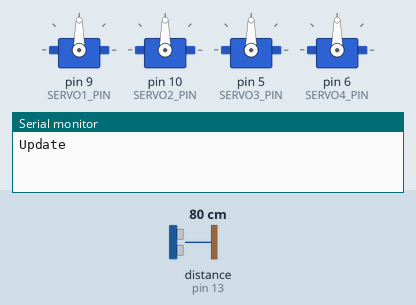
The sketch below on a simulated Arduino Uno, built with avr-gcc and run on an emulated ATmega328P. Parts: 4 × servo, the last lines printed to the serial monitor. The inputs (shaded band) are chosen by the test bench; at power-on: distance to the obstacle (sensor on pin 13) 80 cm. The echo pulse lasts 58.3 µs per cm.

Above: at 0.1 s.
At 20.2 s:
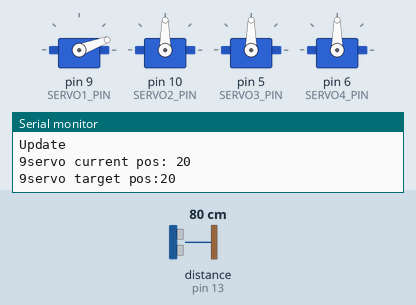
At 38.3 s:
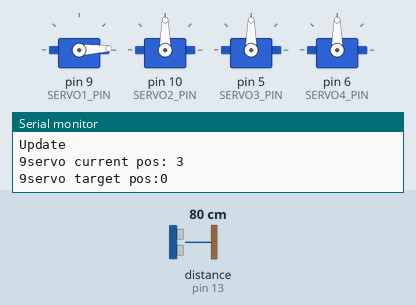
Timing chart, 0 to 40.0 s (numbered marks = the images above):
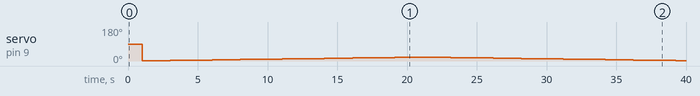

The sketch:

ServoArm.ino
```cpp
#include <Wire.h>
#include <Servo.h>
#include <Adafruit_PWMServoDriver.h>
#include <Ultrasonic.h>


/**************************
*
* Setup a two servo tentacle arm to trigger on a approaching pwm signal
*
*
*/

//********** PINOUT **************
//
#define TRIG_PIN 12
#define ECHO_PIN 13
#define SCL_PIN 5  // Useless but documentation
#define SDA_PIN 5  // Useless but documentation
#define SERVO1_PIN 9
#define SERVO2_PIN 10
#define SERVO3_PIN 5
#define SERVO4_PIN 6

//********** Ultrasonic **************
//
Ultrasonic ultrasonic(12, 13);
long lastSonicRange = 0;

//********** Servo **************
//
Servo Servo1;
Servo Servo2;
Servo Servo3;
Servo Servo4;

class AsyncServo
{
  Servo *aServo; // pointer to servo object
  int pin;

  public: int targetPosition;
  int currentPosition;
  int moveIncrement;
  public: bool finishedMove = false;

  int updateInterval;
  unsigned long lastUpdate;

  public: AsyncServo(Servo *Driver, int Pin, int Interval, int Speed, int tPos, int cPos){
    aServo = Driver;
    pin = Pin;
    updateInterval = Interval;
    targetPosition = tPos;
    currentPosition = cPos;
    moveIncrement = Speed;
  }

  void Update() {
    Serial.println("Update");
    if ((millis() - lastUpdate) > updateInterval) {
      lastUpdate = millis();
      if (currentPosition < targetPosition) {
        currentPosition += moveIncrement;
        aServo->write(currentPosition);
      } else if (currentPosition > targetPosition) {
        currentPosition -= moveIncrement;
        aServo->write(currentPosition);
      } else if (currentPosition == targetPosition){
        Serial.println("finishedMove");
        finishedMove = true;
      }
      Serial.print(pin);
      Serial.print("servo current pos: ");
      Serial.println(currentPosition);
      Serial.print(pin);
      Serial.print("servo target pos:");
      Serial.println(targetPosition);
    }
  }

  int getCurPos(){
    return currentPosition;
  }

  void setSpeed(int newSpeed){
    moveIncrement = newSpeed;
  }

  void goToPos(int newPos){
    targetPosition = newPos;
  }

  void newMove(int newPos, int newSpeed){
    Serial.print("finished Move: ");
    Serial.println(finishedMove);
    finishedMove = false;
    Serial.print("finished Move: ");
    Serial.println(finishedMove);
    moveIncrement = newSpeed;
    Serial.print("New Move Increment: ");
    Serial.println(moveIncrement);
    targetPosition = newPos;
    Serial.print("New Target: ");
    Serial.println(targetPosition);
  }
};

AsyncServo servo1(&Servo1, SERVO1_PIN, 1, 1, 20, 0);
//AsyncServo servo2(&Servo2, SERVO2_PIN, 1, 1, 0, 0);
//AsyncServo servo3(&Servo3, SERVO3_PIN, 3, 3, 10, 0);
//AsyncServo servo4(&Servo4, SERVO4_PIN, 3, 3, 10, 0);


int motionStep = 0;
bool firstMove = true;
// Initialize at the default i2c address, we are only using one expander
//Adafruit_PWMServoDriver pwm = Adafruit_PWMServoDriver();

void setup() {
  // put your setup code here, to run once:
  Serial.begin(115200);
  //Setup Servo Driver
  Servo1.attach(SERVO1_PIN);
  Servo2.attach(SERVO2_PIN);
  Servo3.attach(SERVO3_PIN);
  Servo4.attach(SERVO4_PIN);
    //Setup Arm Parameters
  ultrasonic.setTimeout(40000UL);
  //Setup Ultrasonic Sensor
  //pinMode(LED_BUILTIN, OUTPUT);
  pinMode(SERVO1_PIN, OUTPUT);
}

void loop() {
  // put your main code here, to run repeatedly:

  //Arm.setJointPos(0, newJointPos);
  //Arm.setJointPos(1, newJointPos);
  //newJointPos += 10;
  servo1.Update();
  //servo2.Update();
  come(servo1);
  //come(Servo2);
  sonicDirection(ultrasonic.read());
  //if (newJointPos >= 175) {
  //  newJointPos = 15;
  //}

  delay(1000);
}

// Returns 0,1,2 if the range is decreasing, stable, increasing
int sonicHysterisis = 20;
int sonicDirection(long reading){
  //Serial.println(reading);
  if(reading <= (lastSonicRange - sonicHysterisis)){
    //Serial.println("Range Decreasing");
    lastSonicRange = reading;
    return 0;
  }else if(reading >= lastSonicRange + sonicHysterisis){
    //Serial.println("Range increasing");
    lastSonicRange = reading;
    return 2;
  }else {
    //Serial.println("Range stable");
    lastSonicRange = reading;
    return 1;
  }
  lastSonicRange = reading;
}


void come(AsyncServo& movingServo1){//}, AsyncServo movingServo2) {
  int servo1_Move[] =   {0, 180, 0, 180};
  int servo_Speed[] =  {1, 1,   1,   1};
  int servo2_Move[] =   {0, 180, 0, 180};
  int maxStep = 3;

  if(movingServo1.finishedMove){
    Serial.println("finished move!");
    movingServo1.newMove(servo1_Move[motionStep], servo_Speed[motionStep]);
    //movingServo2.newMove(servo2_Move[motionStep], servo_Speed[motionStep]);
    motionStep++;
    Serial.print("motionStep ");
    Serial.println(motionStep);
  }

  //if( movingServo2.finishedMove){

  //}
  if( motionStep == maxStep){
    motionStep = 0;
  }

  firstMove = false;
}

void breathe(Servo movingServo1, Servo movingServo2){

}

void scream(Servo movingServo1, Servo movingServo2){

}
```

Measured:
- by itself, servo on pin 9 (SERVO1_PIN): 90° → 1° at 1.0 s, → 2° 1.0 s later, → 3° 1.0 s later, → 4° 1.0 s later, … (38 changes in this stretch)
